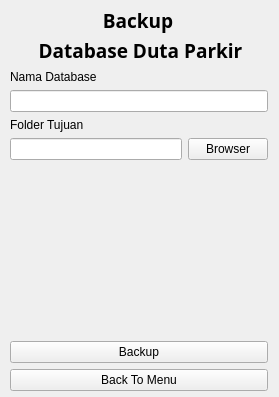
<?xml version="1.0" encoding="UTF-8"?>
<ui version="4.0">
 <class>Form</class>
 <widget class="QWidget" name="Form">
  <property name="geometry">
   <rect>
    <x>0</x>
    <y>0</y>
    <width>279</width>
    <height>397</height>
   </rect>
  </property>
  <property name="windowTitle">
   <string notr="true">Backup &amp; Restore Database Duta Parkir</string>
  </property>
  <widget class="QWidget" name="verticalLayoutWidget">
   <property name="geometry">
    <rect>
     <x>10</x>
     <y>70</y>
     <width>258</width>
     <height>321</height>
    </rect>
   </property>
   <layout class="QVBoxLayout" name="verticalLayout">
    <item>
     <widget class="QLabel" name="LDb">
      <property name="text">
       <string>Nama Database</string>
      </property>
     </widget>
    </item>
    <item>
     <widget class="QLineEdit" name="nama_db"/>
    </item>
    <item>
     <widget class="QLabel" name="label_3">
      <property name="text">
       <string>Folder Tujuan</string>
      </property>
     </widget>
    </item>
    <item>
     <layout class="QHBoxLayout" name="horizontalLayout">
      <item>
       <widget class="QLineEdit" name="path"/>
      </item>
      <item>
       <widget class="QPushButton" name="button_browser">
        <property name="text">
         <string>Browser</string>
        </property>
       </widget>
      </item>
     </layout>
    </item>
    <item>
     <spacer name="verticalSpacer">
      <property name="orientation">
       <enum>Qt::Vertical</enum>
      </property>
      <property name="sizeHint" stdset="0">
       <size>
        <width>20</width>
        <height>40</height>
       </size>
      </property>
     </spacer>
    </item>
    <item>
     <widget class="QPushButton" name="button_backup">
      <property name="text">
       <string>Backup</string>
      </property>
     </widget>
    </item>
    <item>
     <widget class="QPushButton" name="menu">
      <property name="text">
       <string>Back To Menu</string>
      </property>
     </widget>
    </item>
   </layout>
  </widget>
  <widget class="QLabel" name="label">
   <property name="geometry">
    <rect>
     <x>0</x>
     <y>0</y>
     <width>281</width>
     <height>41</height>
    </rect>
   </property>
   <property name="sizePolicy">
    <sizepolicy hsizetype="Preferred" vsizetype="Preferred">
     <horstretch>0</horstretch>
     <verstretch>0</verstretch>
    </sizepolicy>
   </property>
   <property name="font">
    <font>
     <family>Segoe UI Black</family>
     <pointsize>14</pointsize>
     <weight>75</weight>
     <bold>true</bold>
    </font>
   </property>
   <property name="text">
    <string>Backup </string>
   </property>
   <property name="alignment">
    <set>Qt::AlignCenter</set>
   </property>
  </widget>
  <widget class="QLabel" name="label_2">
   <property name="geometry">
    <rect>
     <x>0</x>
     <y>30</y>
     <width>281</width>
     <height>41</height>
    </rect>
   </property>
   <property name="font">
    <font>
     <family>Segoe UI Black</family>
     <pointsize>14</pointsize>
     <weight>75</weight>
     <bold>true</bold>
    </font>
   </property>
   <property name="text">
    <string>Database Duta Parkir</string>
   </property>
   <property name="alignment">
    <set>Qt::AlignCenter</set>
   </property>
  </widget>
 </widget>
 <resources/>
 <connections/>
</ui>
